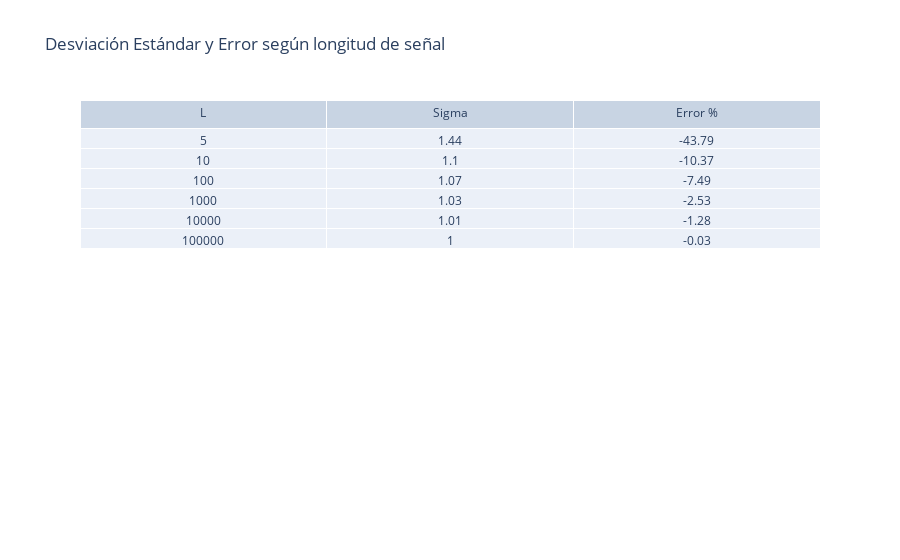

The code cell stored with this chart in its notebook:
### Markdown cell above
Gráfico en tabla

### Code cell
DC_SNR_layout = go.Layout(
    title='Desviación Estándar y Error según longitud de señal',
    margin=go.layout.Margin(
        autoexpand=True
    )
)

fig = go.Figure(data=[go.Table(header=dict(values=['L', 'Sigma', 'Error %'],align='center'),
                cells=dict(values=[np.array(arrayTabla).astype(str), np.around(dsArray, 2), np.around(errorArray,2)],align='center'))
                ],
                layout=DC_SNR_layout)
fig.show()

### Figure 1 — Plotly figure (JSON) as saved in the notebook; plotly's stock layout.template omitted (floating-point values rounded to 4 significant figures)
{"data": [{"cells": {"align": "center", "values": [["5", "10", "100", "1000", "10000", "100000"], [1.44, 1.1, 1.07, 1.03, 1.01, 1], [-43.79, -10.37, -7.49, -2.53, -1.28, -0.03]]}, "header": {"align": "center", "values": ["L", "Sigma", "Error %"]}, "type": "table"}], "layout": {"margin": {"autoexpand": true}, "title": {"text": "Desviación Estándar y Error según longitud de señal"}}}
